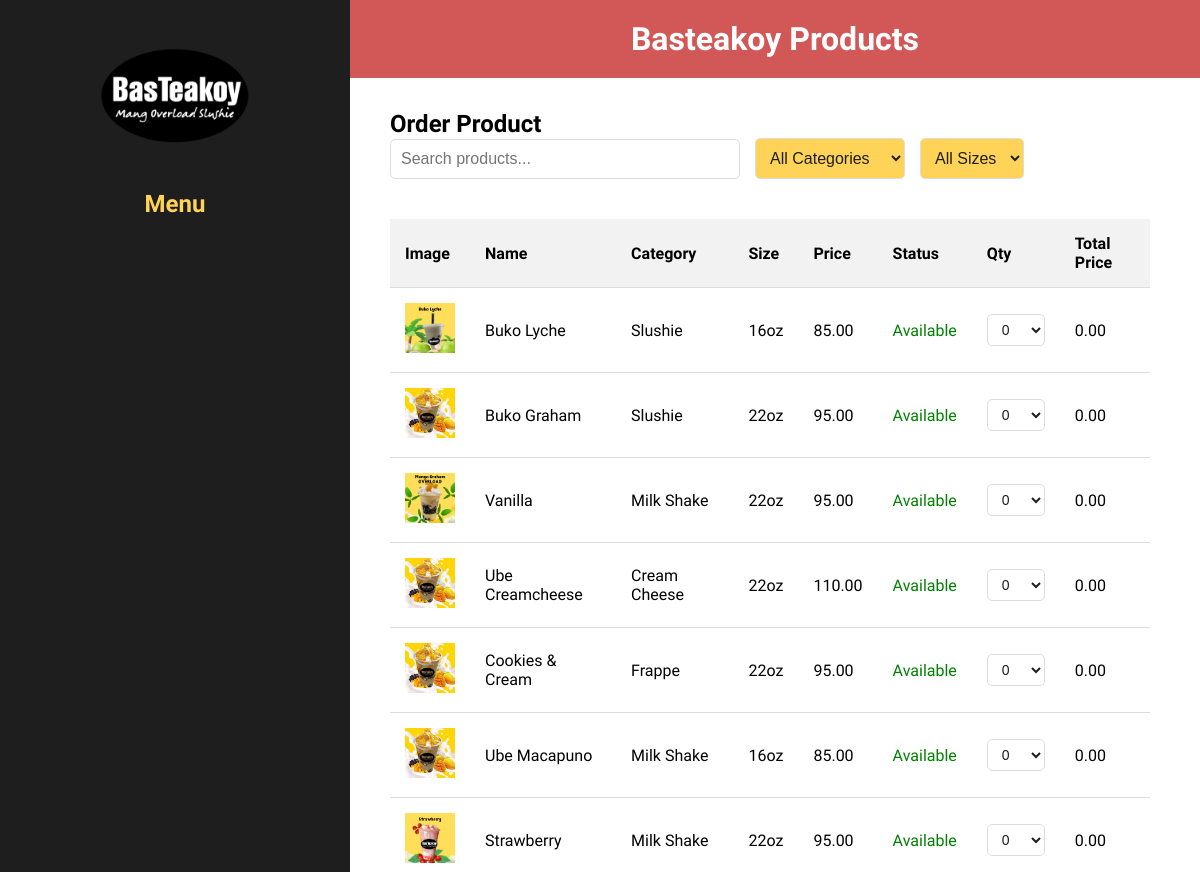
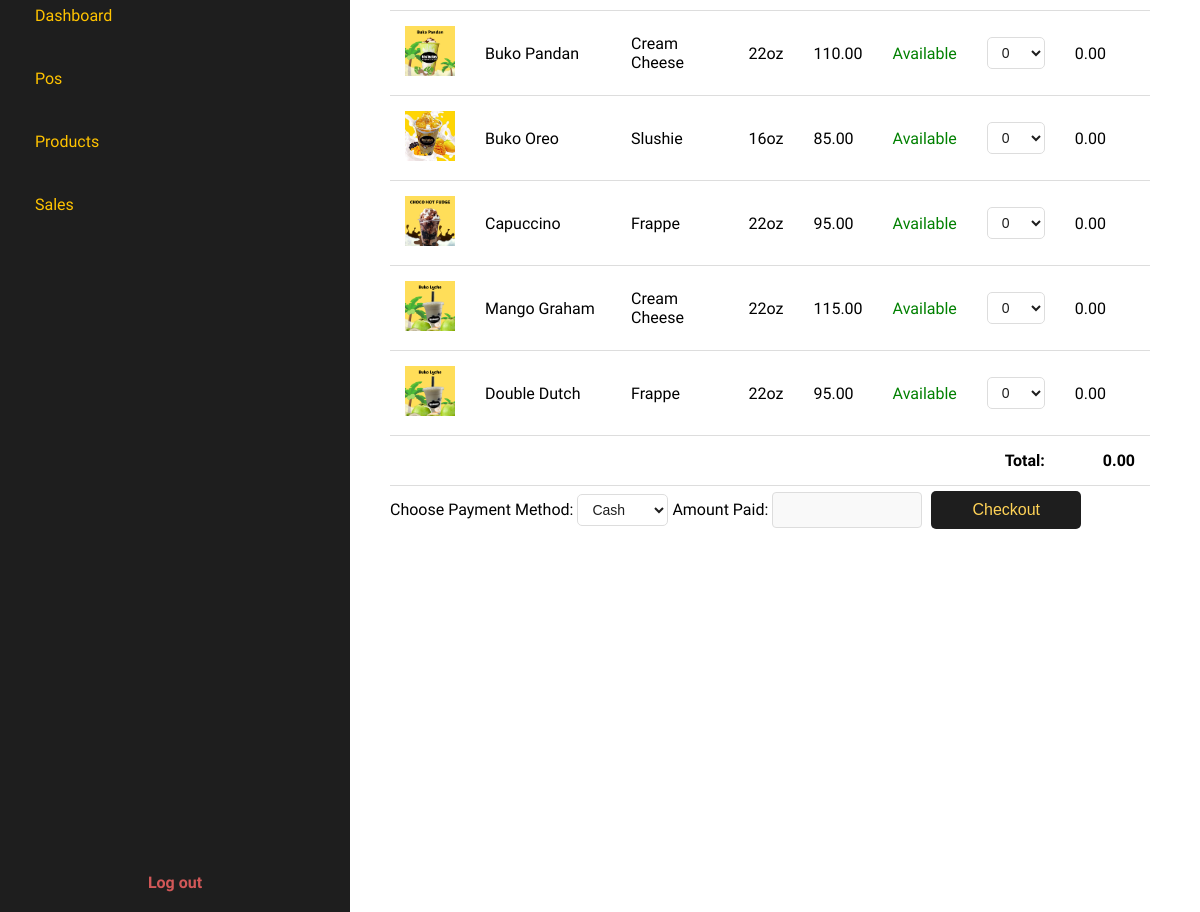
The page /bkinventory/cashier_pos.php (signed in) on the database its author committed (2 pictures, top to bottom).
### tables this page shows
CREATE TABLE `products` (
  `product_id` int(11) NOT NULL,
  `product_name` varchar(100) DEFAULT NULL,
  `product_category` varchar(50) DEFAULT NULL,
  `product_size` varchar(20) DEFAULT NULL,
  `product_selling_price` decimal(10,2) DEFAULT NULL,
  `invested_price` decimal(10,2) DEFAULT NULL,
  `product_stock_quantity` int(11) DEFAULT NULL,
  `product_cups` int(11) DEFAULT NULL,
  `product_status` enum('Available','Not Available') DEFAULT NULL,
  `product_edit_by` int(11) DEFAULT NULL,
  `product_last_edit_by` int(11) DEFAULT NULL,
  `product_last_edited` datetime DEFAULT current_timestamp(),
  `product_image` varchar(255) DEFAULT NULL
);

### bkinventory/cashier_pos.php (the view, shortened to what this page needs)
<?php
$con = connection();
$query = "SELECT * FROM Products";
$products_result = mysqli_query($con, $query);
?>
<!DOCTYPE html>
<html lang="en">
<head>
    <link rel="stylesheet" href="css/pos.css">
</head>
<body>
    <div class="dashboard-container">
        <aside class="sidebar">
            <div class="logo">
                <img src="img/logo.png" alt="BasTeakoy Logo">
                <h2>Menu</h2>
            </div>
            <nav>
                <ul>
                    <li><a href="staff_dashboard.php" onclick="showSection('dashboard')">Dashboard</a></li>
                    <li><a href="cashier_pos.php" onclick="showSection('home')">Pos</a></li>
                    <li><a href="staff_products.php" onclick="showSection('products')">Products</a></li>
                    <li><a href="staff_sales.php" onclick="showSection('sales')">Sales</a></li>
                </ul>
            </nav>
            <div class="logout">
                <a href="logout.php" onclick="return confirm('Do you want to logout from this page?');">Log out</a>
            </div>
        </aside>
        <main class="main-content">
            <header class="dashboard-header">
                <h1>Basteakoy Products</h1>
            </header>
            <section id="dashboardContent" class="dashboard-content home-background">
                <div id="home" class="section active">
                    <h2>Order Product</h2>
                    <div class="search-sort-container">
                        <input type="text" id="searchBar" placeholder="Search products...">
                        <select id="categorySort">
                            <option value="">All Categories</option>
                        </select>
                        <select id="sizeSort">
                            <option value="">All Sizes</option>
                        </select>
                    </div>
                    <form action="checkout_process.php" method="POST" id="checkoutForm">
                    <table id="productTable">
                    <thead>
                        <tr>
                            <th>Image</th>
                            <th>Name</th>
                            <th>Category</th>
                            <th>Size</th>
                            <th>Price</th>
                            <th>Status</th>
                            <th>Qty</th>
                            <th>Total Price</th>
                        </tr>
                    </thead>
                    <tbody>
                        <?php while ($row = mysqli_fetch_assoc($products_result)): ?>
                            <?php
                            $isOutOfStock = ($row['product_stock_quantity'] == 0 || $row['product_cups'] == 0);
                            $productStatus = $row['product_status'];
                            ?>
                            <tr>
                                <td>
                                    <img src="<?php echo htmlspecialchars($row['product_image']); ?>" alt="Product Image" style="width:50px;">
                                </td>
                                <td><?php echo htmlspecialchars($row['product_name']); ?></td>
                                <td><?php echo htmlspecialchars($row['product_category']); ?></td>
                                <td><?php echo htmlspecialchars($row['product_size']); ?></td>
                                <td><?php echo htmlspecialchars($row['product_selling_price']); ?></td>
                                <td>
                                    <span class="status <?php echo strtolower(str_replace(' ', '-', $productStatus)); ?>">
                                        <?php echo htmlspecialchars($productStatus); ?>
                                    </span>
                                </td>
                                <td class="<?php echo $isOutOfStock ? 'out-of-stock' : ''; ?>">
                                    <?php if (!$isOutOfStock): ?>
                                        <select name="quantity[<?php echo $row['product_id']; ?>]" onchange="calculateTotal(this)">
                                            <option value="0">0</option>
                                        </select>
                                    <?php else: ?>
                                        Out of Stock
                                    <?php endif; ?>
                                </td>
                                <td class="product-total">0</td>
                            </tr>
                        <?php endwhile; ?>
                    </tbody>
                    <tfoot>
                        <tr>
                            <td colspan="7" style="text-align: right; font-weight: bold;">Total:</td>
                            <td id="totalValue">0.00</td>
                        </tr>
                    </tfoot>
                </table>
                        <label for="payment_method">Choose Payment Method:</label>
                        <select name="payment_method" id="payment_method" onchange="toggleQRCode()">
                            <option value="cash">Cash</option>
                        </select>
                        <label for="customer_paid">Amount Paid:</label>
                        <input type="number" name="customer_paid" id="customer_paid" required>
                        <button type="submit" class="checkout-button">Checkout</button>
                    </form>
                </div>
            </section>
        </main>
    </div>
</body>
</html>

### bkinventory/css/pos.css (style rules this page uses)
* { margin: 0; padding: 0; box-sizing: border-box; }
body { font-family: 'General Sans', sans-serif; background-color: #1E1E1E; overflow: hidden; }
body { margin: 0; font-family: 'General Sans', sans-serif; }
.dashboard-container { display: flex; height: 100vh; overflow: hidden; }
.sidebar { background-color: #1E1E1E; color: #FFD357; width: 350px; height: 100%; padding: 20px; position: fixed; top: 0; left: 0; display: flex; flex-direction: column; justify-content: space-between; }
.sidebar .logo { text-align: center; }
.sidebar .logo img { width: 150px; }
.sidebar h2, .sidebar p { margin: 16px 8px; font-weight: bold; }
.sidebar nav ul { list-style: none; padding-bottom: 16px; }
.sidebar nav ul li { margin: 24px 0; transition: background-color 0.3s ease, color 0.3s ease; }
.sidebar nav ul li a { text-decoration: none; color: #FFC300; font-weight: 500; display: block; padding: 10px 15px; border-radius: 5px; transition: background-color 0.3s ease, color 0.3s ease; }
.sidebar .logout { text-align: center; }
.sidebar .logout a { color: #D25858; text-decoration: none; font-weight: bold; }
.dashboard-header { background-color: #D25858; color: white; padding: 20px; text-align: center; position: fixed; width: calc(100% - 350px); top: 0; left: 350px; z-index: 2; }
.main-content { margin-left: 350px; padding-top: 70px; flex-grow: 1; overflow-y: auto; position: relative; z-index: 1; }
.dashboard-content { height: calc(100vh - 70px); position: relative; background-size: cover; background-position: center; background-repeat: no-repeat; z-index: 1; padding: 20px; }
.dashboard-content.home-background { background-color: #FFFF; }
.section { display: none; }
.section.active { display: block; }
.section { padding: 20px; overflow-y: auto; }
table { width: 100%; border-collapse: collapse; margin-top: 20px; }
th, td { padding: 15px; text-align: left; border-bottom: 1px solid #ddd; }
th { background-color: #f2f2f2; }
.status.available { color: green; font-weight: normal; }
tfoot td { font-weight: bold; text-align: right; }
.view-cart, .checkout-button { display: inline-block; width: 150px; padding: 10px 20px; text-align: center; background-color: #1E1E1E; color: #FFD357; border: none; border-radius: 5px; font-size: 16px; cursor: pointer; margin: 5px; }
#searchBar { padding: 10px; border: 1px solid #ddd; border-radius: 5px; width: 350px; font-size: 16px; }
.search-sort-container { display: flex; justify-content: flex-start; align-items: center; gap: 15px; margin-bottom: 20px; }
#categorySort, #sizeSort { padding: 10px; border: 1px solid #ddd; border-radius: 5px; background-color: #FFD357; color: #1E1E1E; font-size: 16px; cursor: pointer; }
#categorySort option, #sizeSort option { background-color: #FFD357; color: #1E1E1E; }
select { padding: 6px 10px; border: 1px solid #ddd; border-radius: 5px; background-color: #ffffff; color: #1E1E1E; font-size: 14px; cursor: pointer; transition: background-color 0.3s ease; }
select option { background-color: #dbb754; color: #1E1E1E; padding: 6px 10px; transition: background-color 0.3s ease; }
#customer_paid { width: 150px; padding: 8px 12px; border: 1px solid #ddd; border-radius: 4px; background-color: #f9f9f9; font-size: 16px; color: #333; transition: border-color 0.3s ease; }
table img { width: 50px; height: 50px; object-fit: cover; }
#checkoutForm { height: calc(100vh - 70px); overflow-y: auto; padding-right: 10px; box-sizing: border-box; }
.dashboard-content.home-background { overflow-y: auto; height: calc(100vh - 70px); display: flex; flex-direction: column; }
.main-content { margin-left: 350px; padding-top: 70px; flex-grow: 1; overflow-y: auto; display: flex; flex-direction: column; }

### rows shown on the page
products: product_image (picture), product_name "Buko Lyche", product_category "Slushie", product_size "16oz", product_selling_price "85.00", product_status "Available", product_id "0"
products: product_image (picture), product_name "Buko Graham", product_category "Slushie", product_size "22oz", product_selling_price "95.00", product_status "Available", product_id "0"
products: product_image (picture), product_name "Vanilla", product_category "Milk Shake", product_size "22oz", product_selling_price "95.00", product_status "Available", product_id "0"
products: product_image (picture), product_name "Ube Creamcheese", product_category "Cream Cheese", product_size "22oz", product_selling_price "110.00", product_status "Available", product_id "0"
products: product_image (picture), product_name "Cookies & Cream", product_category "Frappe", product_size "22oz", product_selling_price "95.00", product_status "Available", product_id "0"
products: product_image (picture), product_name "Ube Macapuno", product_category "Milk Shake", product_size "16oz", product_selling_price "85.00", product_status "Available", product_id "0"
products: product_image (picture), product_name "Strawberry", product_category "Milk Shake", product_size "22oz", product_selling_price "95.00", product_status "Available", product_id "0"
products: product_image (picture), product_name "Buko Pandan", product_category "Cream Cheese", product_size "22oz", product_selling_price "110.00", product_status "Available", product_id "0"
products: product_image (picture), product_name "Buko Oreo", product_category "Slushie", product_size "16oz", product_selling_price "85.00", product_status "Available", product_id "0"
products: product_image (picture), product_name "Capuccino", product_category "Frappe", product_size "22oz", product_selling_price "95.00", product_status "Available", product_id "0"
products: product_image (picture), product_name "Mango Graham", product_category "Cream Cheese", product_size "22oz", product_selling_price "115.00", product_status "Available", product_id "0"
products: product_image (picture), product_name "Double Dutch", product_category "Frappe", product_size "22oz", product_selling_price "95.00", product_status "Available", product_id "0"
